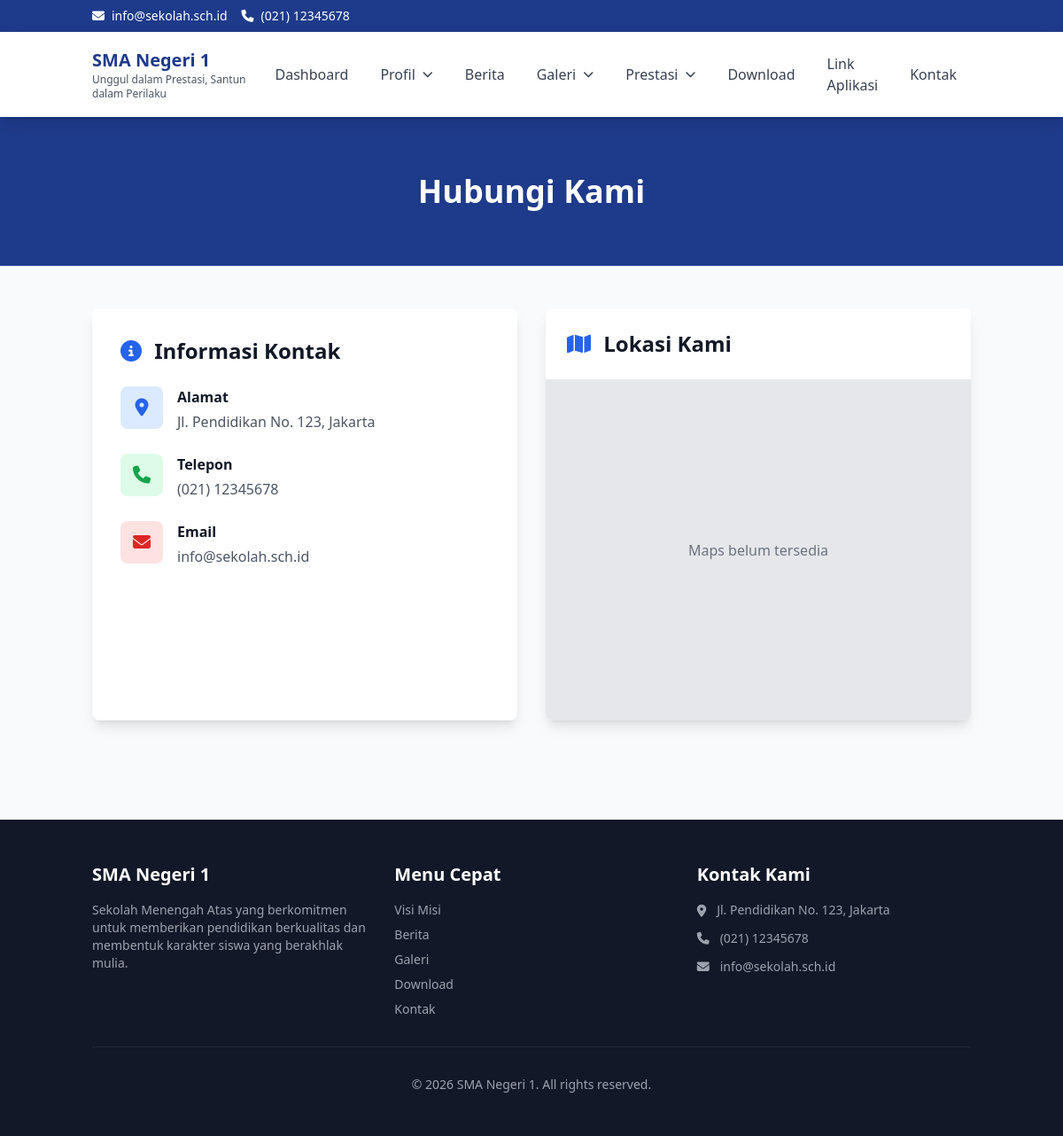
The app's page /index.php/kontak with its own data.
### tables this page shows
CREATE TABLE `kontak` (
  `id` int(11) NOT NULL AUTO_INCREMENT,
  `alamat` text NOT NULL,
  `telepon` varchar(50) DEFAULT NULL,
  `fax` varchar(50) DEFAULT NULL,
  `email` varchar(255) DEFAULT NULL,
  `maps_embed` text DEFAULT NULL,
  `facebook` varchar(255) DEFAULT NULL,
  `instagram` varchar(255) DEFAULT NULL,
  `twitter` varchar(255) DEFAULT NULL,
  `youtube` varchar(255) DEFAULT NULL,
  `created_at` datetime DEFAULT CURRENT_TIMESTAMP,
  `updated_at` datetime DEFAULT CURRENT_TIMESTAMP ON UPDATE CURRENT_TIMESTAMP,
  PRIMARY KEY (`id`)
);

CREATE TABLE `settings` (
  `id` int(11) NOT NULL AUTO_INCREMENT,
  `nama_sekolah` varchar(255) NOT NULL,
  `singkatan` varchar(50) DEFAULT NULL,
  `logo` varchar(255) DEFAULT NULL,
  `favicon` varchar(255) DEFAULT NULL,
  `tagline` varchar(255) DEFAULT NULL,
  `deskripsi` text DEFAULT NULL,
  `meta_keywords` text DEFAULT NULL,
  `meta_description` text DEFAULT NULL,
  `created_at` datetime DEFAULT CURRENT_TIMESTAMP,
  `updated_at` datetime DEFAULT CURRENT_TIMESTAMP ON UPDATE CURRENT_TIMESTAMP,
  PRIMARY KEY (`id`)
);

### application/core/MY_Controller.php (called while the page is built, shortened)
<?php
class Public_Controller extends MY_Controller {
    public function __construct() {
        $this->load->model('settings_model');
        $this->load->model('kontak_model');
    }
    protected function render_public($view, $data = []) {
        $data['settings'] = $this->settings_model->get();
        $data['kontak'] = $this->kontak_model->get();
        $this->load->view('public/layouts/header', $data);
        $this->load->view($view, $data);
        $this->load->view('public/layouts/footer', $data);
    }
}

### application/controllers/Kontak.php (called while the page is built, shortened)
<?php
class Kontak extends Public_Controller {
    public function index() {
        $data['title'] = 'Hubungi Kami';
        $data['kontak_info'] = $this->kontak_model->get();
        $this->render_public('public/kontak/index', $data);
    }
}

### index.php (called while the page is built, shortened)
<?php
require_once BASEPATH.'core/CodeIgniter.php';

### application/models/Kontak_model.php (called while the page is built, shortened)
<?php
class Kontak_model extends CI_Model {
    private $table = 'kontak';
    public function get() {
        return $this->db->get($this->table)->row();
    }
}

### application/models/Settings_model.php (called while the page is built, shortened)
<?php
class Settings_model extends CI_Model {
    private $table = 'settings';
    public function get() {
        return $this->db->get($this->table)->row();
    }
}

### application/views/public/kontak/index.php (the view, shortened to what this page needs)
<div class="bg-blue-900 text-white py-16">
    <div class="container mx-auto px-4">
        <h1 class="text-4xl font-bold text-center"><?= $title ?></h1>
    </div>
</div>
<div class="container mx-auto px-4 py-12">
    <div class="grid grid-cols-1 lg:grid-cols-2 gap-8">
        <div class="bg-white rounded-lg shadow-lg p-8">
            <h2 class="text-2xl font-bold text-gray-900 mb-6">
                <i class="fas fa-info-circle text-blue-600 mr-2"></i>
                Informasi Kontak
            </h2>
            <?php if($kontak_info): ?>
            <div class="space-y-6">
                <?php if($kontak_info->alamat): ?>
                <div class="flex items-start">
                    <div class="flex-shrink-0 w-12 h-12 bg-blue-100 rounded-lg flex items-center justify-center mr-4">
                        <i class="fas fa-map-marker-alt text-blue-600 text-xl"></i>
                    </div>
                    <div>
                        <h3 class="font-semibold text-gray-900 mb-1">Alamat</h3>
                        <p class="text-gray-600"><?= $kontak_info->alamat ?></p>
                    </div>
                </div>
                <?php endif; ?>
                <?php if($kontak_info->telepon): ?>
                <div class="flex items-start">
                    <div class="flex-shrink-0 w-12 h-12 bg-green-100 rounded-lg flex items-center justify-center mr-4">
                        <i class="fas fa-phone text-green-600 text-xl"></i>
                    </div>
                    <div>
                        <h3 class="font-semibold text-gray-900 mb-1">Telepon</h3>
                        <p class="text-gray-600"><?= $kontak_info->telepon ?></p>
                    </div>
                </div>
                <?php endif; ?>
                <?php if($kontak_info->email): ?>
                <div class="flex items-start">
                    <div class="flex-shrink-0 w-12 h-12 bg-red-100 rounded-lg flex items-center justify-center mr-4">
                        <i class="fas fa-envelope text-red-600 text-xl"></i>
                    </div>
                    <div>
                        <h3 class="font-semibold text-gray-900 mb-1">Email</h3>
                        <p class="text-gray-600"><?= $kontak_info->email ?></p>
                    </div>
                </div>
                <?php endif; ?>
            </div>
            <?php endif; ?>
        </div>
        <div class="bg-white rounded-lg shadow-lg overflow-hidden">
            <h2 class="text-2xl font-bold text-gray-900 p-6 border-b">
                <i class="fas fa-map text-blue-600 mr-2"></i>
                Lokasi Kami
            </h2>
            <?php if($kontak_info && $kontak_info->maps_embed): ?>
            <div class="h-96">
                <?= $kontak_info->maps_embed ?>
            </div>
            <?php else: ?>
            <div class="h-96 bg-gray-200 flex items-center justify-center">
                <p class="text-gray-500">Maps belum tersedia</p>
            </div>
            <?php endif; ?>
        </div>
    </div>
</div>

### application/views/public/layouts/header.php (shortened to what this page needs)
<!DOCTYPE html>
<html lang="id">
<head>
    <script src="https://cdn.tailwindcss.com"></script>
    <link rel="stylesheet" href="https://cdnjs.cloudflare.com/ajax/libs/font-awesome/6.4.0/css/all.min.css">
</head>
<body class="bg-gray-50">
    <div class="bg-blue-900 text-white py-2 hidden md:block">
        <div class="container mx-auto px-4">
            <div class="flex justify-between items-center text-sm">
                <div class="flex items-center space-x-4">
                    <?php if(isset($kontak) && $kontak->email): ?>
                        <span><i class="fas fa-envelope mr-2"></i><?= $kontak->email ?></span>
                    <?php endif; ?>
                    <?php if(isset($kontak) && $kontak->telepon): ?>
                        <span><i class="fas fa-phone mr-2"></i><?= $kontak->telepon ?></span>
                    <?php endif; ?>
                </div>
            </div>
        </div>
    </div>
    <nav class="bg-white shadow-lg sticky top-0 z-50">
        <div class="container mx-auto px-4">
            <div class="flex justify-between items-center py-4">
                <div class="flex items-center space-x-3">
                    <div>
                        <h1 class="text-xl font-bold text-blue-900"><?= isset($settings) ? $settings->nama_sekolah : 'Sekolah' ?></h1>
                        <?php if(isset($settings) && $settings->tagline): ?>
                            <p class="text-xs text-gray-600"><?= $settings->tagline ?></p>
                        <?php endif; ?>
                    </div>
                </div>
                <div class="hidden lg:flex items-center space-x-1">
                    <a href="<?= base_url() ?>" class="px-4 py-2 text-gray-700 hover:text-blue-600 hover:bg-blue-50 rounded-lg transition">Dashboard</a>
                    <div class="relative group">
                        <button class="px-4 py-2 text-gray-700 hover:text-blue-600 hover:bg-blue-50 rounded-lg transition flex items-center">
                            Profil <i class="fas fa-chevron-down ml-2 text-xs"></i>
                        </button>
                    </div>
                    <a href="<?= base_url('berita') ?>" class="px-4 py-2 text-gray-700 hover:text-blue-600 hover:bg-blue-50 rounded-lg transition">Berita</a>
                    <div class="relative group">
                        <button class="px-4 py-2 text-gray-700 hover:text-blue-600 hover:bg-blue-50 rounded-lg transition flex items-center">
                            Galeri <i class="fas fa-chevron-down ml-2 text-xs"></i>
                        </button>
                    </div>
                    <div class="relative group">
                        <button class="px-4 py-2 text-gray-700 hover:text-blue-600 hover:bg-blue-50 rounded-lg transition flex items-center">
                            Prestasi <i class="fas fa-chevron-down ml-2 text-xs"></i>
                        </button>
                    </div>
                    <a href="<?= base_url('download') ?>" class="px-4 py-2 text-gray-700 hover:text-blue-600 hover:bg-blue-50 rounded-lg transition">Download</a>
                    <a href="<?= base_url('link-aplikasi') ?>" class="px-4 py-2 text-gray-700 hover:text-blue-600 hover:bg-blue-50 rounded-lg transition">Link Aplikasi</a>
                    <a href="<?= base_url('kontak') ?>" class="px-4 py-2 text-gray-700 hover:text-blue-600 hover:bg-blue-50 rounded-lg transition">Kontak</a>
                </div>
            </div>
        </div>
    </nav>

### application/views/public/layouts/footer.php (shortened to what this page needs)
    <footer class="bg-gray-900 text-white mt-16">
        <div class="container mx-auto px-4 py-12">
            <div class="grid grid-cols-1 md:grid-cols-3 gap-8">
                <div>
                    <h3 class="text-xl font-bold mb-4"><?= isset($settings) ? $settings->nama_sekolah : 'Sekolah' ?></h3>
                    <?php if(isset($settings) && $settings->deskripsi): ?>
                        <p class="text-gray-400 text-sm"><?= character_limiter(strip_tags($settings->deskripsi), 150) ?></p>
                    <?php endif; ?>
                </div>
                <div>
                    <h3 class="text-xl font-bold mb-4">Menu Cepat</h3>
                    <ul class="space-y-2 text-gray-400 text-sm">
                        <li><a href="<?= base_url('profil/visi_misi') ?>" class="hover:text-white transition">Visi Misi</a></li>
                        <li><a href="<?= base_url('berita') ?>" class="hover:text-white transition">Berita</a></li>
                        <li><a href="<?= base_url('galeri/foto') ?>" class="hover:text-white transition">Galeri</a></li>
                        <li><a href="<?= base_url('download') ?>" class="hover:text-white transition">Download</a></li>
                        <li><a href="<?= base_url('kontak') ?>" class="hover:text-white transition">Kontak</a></li>
                    </ul>
                </div>
                <div>
                    <h3 class="text-xl font-bold mb-4">Kontak Kami</h3>
                    <ul class="space-y-3 text-gray-400 text-sm">
                        <?php if(isset($kontak) && $kontak->alamat): ?>
                            <li class="flex items-start">
                                <i class="fas fa-map-marker-alt mt-1 mr-3"></i>
                                <span><?= $kontak->alamat ?></span>
                            </li>
                        <?php endif; ?>
                        <?php if(isset($kontak) && $kontak->telepon): ?>
                            <li class="flex items-center">
                                <i class="fas fa-phone mr-3"></i>
                                <span><?= $kontak->telepon ?></span>
                            </li>
                        <?php endif; ?>
                        <?php if(isset($kontak) && $kontak->email): ?>
                            <li class="flex items-center">
                                <i class="fas fa-envelope mr-3"></i>
                                <span><?= $kontak->email ?></span>
                            </li>
                        <?php endif; ?>
                    </ul>
                </div>
            </div>
            <div class="border-t border-gray-800 mt-8 pt-8 text-center text-gray-400 text-sm">
                <p>&copy; <?= date('Y') ?> <?= isset($settings) ? $settings->nama_sekolah : 'Sekolah' ?>. All rights reserved.</p>
            </div>
        </div>
    </footer>
</body>
</html>

### records on screen
kontak: email "info@sekolah.sch.id", telepon "(021) 12345678", alamat "Jl. Pendidikan No. 123, Jakarta"
settings: nama_sekolah "SMA Negeri 1", tagline "Unggul dalam Prestasi, Santun dalam Perilaku", deskripsi "Sekolah Menengah Atas yang berkomitmen untuk memberikan pendidikan berkualitas dan membentuk karakter siswa yang berakhlak mulia."

### other values on screen
$title "Hubungi Kami"
